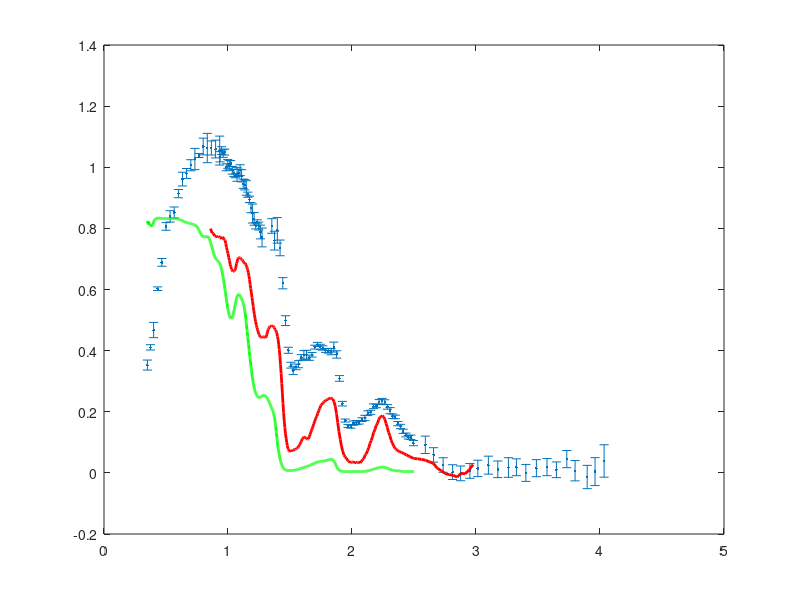

Write the MATLAB code that produced this figure. (Note: this script raises an error after producing the figure.)
%% Imports data
mat = dlmread('Europa_data.txt');
E_w = mat(:,1);
E_r  = mat(:,2);
E_sigma = mat(:,3);
mat = dlmread('snow1a.txt');
s_w = mat(:,1);
s_r  = mat(:,2);
s_sigma = mat(:,3);
mat = dlmread('H2O_ice_gds_77K.txt');
i_w = mat(:,1);
i_r  = mat(:,2);
i_sigma = mat(:,3);
figure (1)
errorbar(E_w,E_r,E_sigma,'.')
hold on
plot(s_w,s_r,'g','Linewidth',2)
plot(i_w,i_r,'r','Linewidth',2)
legend('Europa','Snow (278K)','Frost (77K)','Location',[0.6 0.75 0.2 0.1])
legend boxoff
title('Raw Spectral Comparison','FontSize',16)
xlabel('Wavelength (microns)','FontSize',14)
ylabel('Reflectance','FontSize',14)
%% Anaylsis
E_w_m1 = round(E_w.*1000)./1000;
L_m1 = length(E_w);
s_r_E = zeros(L_m1,1);
for i = 1:L_m1
    [~,I] = min(abs(s_w-E_w_m1(i)));
    s_r_E(i)=s_r(I);
end

a = 0:0.0001:0.5;
chi2 = zeros(length(a),1);
for j = 1:length(a)
chi2(j) = sum((s_r_E(26:101)-(E_r(26:101)-a(j))).^2./E_sigma(26:101).^2);
end
[x,I] = min(chi2);
t1 = a(I);
figure (2)
plot(E_w_m1(26:101),E_r(26:101),s_w(651:end),s_r(651:end),E_w_m1(26:101),s_r_E(26:101),'g+',E_w_m1(26:101),E_r(26:101),'b+')
title('Model 1 (Snow) No Correction','FontSize',16)
legend('Europa','Snow (278K)','Location',[0.6 0.75 0.2 0.1])
legend boxoff
xlabel('Wavelength (microns)','FontSize',14)
ylabel('Reflectance','FontSize',14)
figure (3)
plot(E_w_m1(26:101),E_r(26:101)-t1,s_w(651:end),s_r(651:end),E_w_m1(26:101),s_r_E(26:101),'g+',E_w_m1(26:101),E_r(26:101)-t1,'b+')
title('Model 1 (Snow) Best Fit','FontSize',16)
legend('Europa','Snow (278K)','Location',[0.6 0.75 0.2 0.1])
legend boxoff
xlabel('Wavelength (microns)','FontSize',14)
ylabel('Reflectance','FontSize',14)
figure (4)
plot(a,chi2,'Linewidth',3)
title('Chi-squared Minimization, Model 1','FontSize',16)
xlabel('Subtraction Factor, b','FontSize',14)
ylabel('Chi-squared Value','FontSize',14)

%% Model 2
E_w_m2 = round(E_w.*1000)./1000;
L_m2 = length(E_w);
i_r_E = zeros(L_m2,1);
for i = 1:L_m2
    [~,I] = min(abs(i_w-E_w_m2(i)));
    i_r_E(i)=i_r(I);
end

b = 0:0.0001:0.4;
chi2_2 = zeros(length(b),1);
for i = 1:length(b)
chi2_2(i) = sum((i_r_E(26:101)-(E_r(26:101)-b(i))).^2./E_sigma(26:101).^2);
end
[x2,I] = min(chi2_2);
t2 = b(I);
figure (5)
plot(E_w_m2(26:101),E_r(26:101),i_w(18:225),i_r(18:225),'r',E_w_m2(26:101),i_r_E(26:101),'r+',E_w_m2(26:101),E_r(26:101),'b+')
title('Model 2 (Frost) No Correction','FontSize',16)
legend('Europa','Frost (77K)','Location',[0.6 0.75 0.2 0.1])
legend boxoff
xlabel('Wavelength (microns)','FontSize',14)
ylabel('Reflectance','FontSize',14)
figure (6)
plot(E_w_m2(26:101),E_r(26:101)-t2,i_w(18:225),i_r(18:225),'r',E_w_m2(26:101),i_r_E(26:101),'r+',E_w_m2(26:101),E_r(26:101)-t2,'b+')
title('Model 2 (Frost) Best Fit','FontSize',16)
legend('Europa','Frost (77K)','Location',[0.6 0.75 0.2 0.1])
legend boxoff
xlabel('Wavelength (microns)','FontSize',14)
ylabel('Reflectance','FontSize',14)
figure (7)
plot(b,chi2_2,'Linewidth',3)
title('Chi-squared Minimization, Model 2','FontSize',16)
xlabel('Subtraction Factor, b','FontSize',14)
ylabel('Chi-squared Value','FontSize',14)
